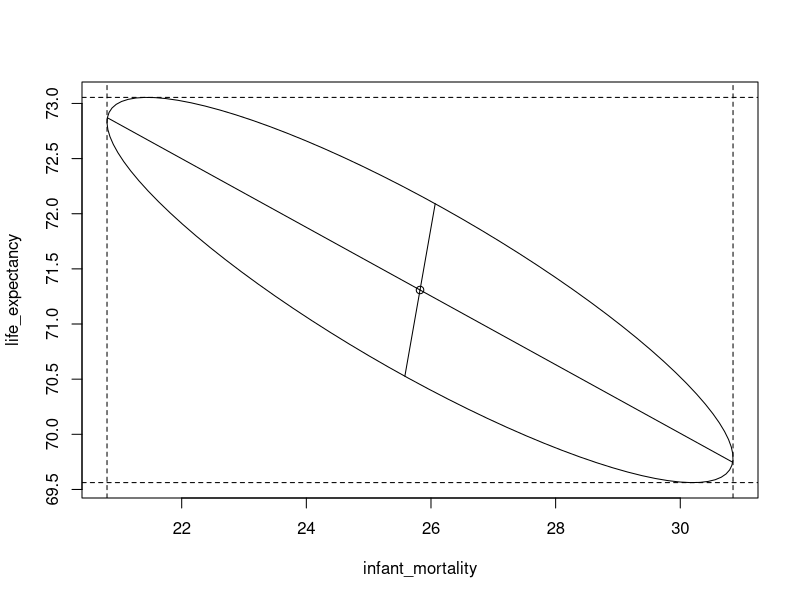

Here is the R script that generated this plot:
## ----setup, include=FALSE------------------------------------------------
knitr::opts_chunk$set(cache=TRUE)


## ---- message=FALSE------------------------------------------------------
library(dslabs)
library(tidyverse)

dataset <- gapminder %>% 
  filter(year == 2012, 
         !is.na(infant_mortality)) %>% 
  select(infant_mortality, 
         life_expectancy, 
         fertility) %>% 
  as.matrix()


## ---- message=FALSE------------------------------------------------------
# Assume we know Sigma
Sigma <- matrix(c(555, -170, 30, -170, 65, -10, 
                  30, -10, 2), ncol = 3)

mu_hat <- colMeans(dataset) 
mu_hat


## ---- message=FALSE------------------------------------------------------
# Test mu = mu_0
mu_0 <- c(25, 50, 3)
test_statistic <- nrow(dataset) * t(mu_hat - mu_0) %*% 
  solve(Sigma) %*% (mu_hat - mu_0)

drop(test_statistic) > qchisq(0.95, df = 3)


## ---- message=FALSE------------------------------------------------------
n <- nrow(dataset); p <- ncol(dataset)

# Test mu = mu_0
mu_0 <- c(25, 50, 3)
test_statistic <- n * t(mu_hat - mu_0) %*% 
  solve(cov(dataset)) %*% (mu_hat - mu_0)

critical_val <- (n - 1)*p*qf(0.95, df1 = p,
                             df2 = n - p)/(n-p)

drop(test_statistic) > critical_val


## ------------------------------------------------------------------------
sample_cov <- diag(cov(dataset))

cbind(mu_hat - sqrt(critical_val*
                      sample_cov/n),
      mu_hat + sqrt(critical_val*
                      sample_cov/n))


## ------------------------------------------------------------------------
U <- matrix(c(1, 0, 0,
              0, 1, 0), 
            ncol = 2)
R <- n*solve(t(U) %*% cov(dataset) %*% U)
transf <- chol(R)


## ------------------------------------------------------------------------
# First create a circle of radius c
theta_vect <- seq(0, 2*pi, length.out = 100)
circle <- sqrt(critical_val) * cbind(cos(theta_vect), sin(theta_vect))
# Then turn into ellipse
ellipse <- circle %*% t(solve(transf)) + 
  matrix(mu_hat[1:2], ncol = 2, 
         nrow = nrow(circle), 
         byrow = TRUE)


## ------------------------------------------------------------------------
# Eigendecomposition
decomp <- eigen(t(U) %*% cov(dataset) %*% U)
first <- sqrt(decomp$values[1]) *
  decomp$vectors[,1] * sqrt(critical_val)
second <- sqrt(decomp$values[2]) * 
  decomp$vectors[,2] * sqrt(critical_val)


## ---- echo = FALSE-------------------------------------------------------
plot(ellipse, type = 'l',
     xlab = colnames(dataset)[1],
     ylab = colnames(dataset)[2])
lines(x = c(0 + mu_hat[1], first[1]/sqrt(n) + mu_hat[1]),
      y = c(0 + mu_hat[2], first[2]/sqrt(n) + mu_hat[2]))
lines(x = c(0 + mu_hat[1], -first[1]/sqrt(n) + mu_hat[1]),
      y = c(0 + mu_hat[2], -first[2]/sqrt(n) + mu_hat[2]))
lines(x = c(0 + mu_hat[1], second[1]/sqrt(n) + mu_hat[1]),
      y = c(0 + mu_hat[2], second[2]/sqrt(n) + mu_hat[2]))
lines(x = c(0 + mu_hat[1], -second[1]/sqrt(n) + mu_hat[1]),
      y = c(0 + mu_hat[2], -second[2]/sqrt(n) + mu_hat[2]))
points(x = mu_hat[1],
       y = mu_hat[2])

# Add 1d projections
axis_proj <- cbind(mu_hat - sqrt(critical_val*
                                   sample_cov/n),
                   mu_hat + sqrt(critical_val*
                                   sample_cov/n))
abline(v = axis_proj[1,], lty = 2)
abline(h = axis_proj[2,], lty = 2)
